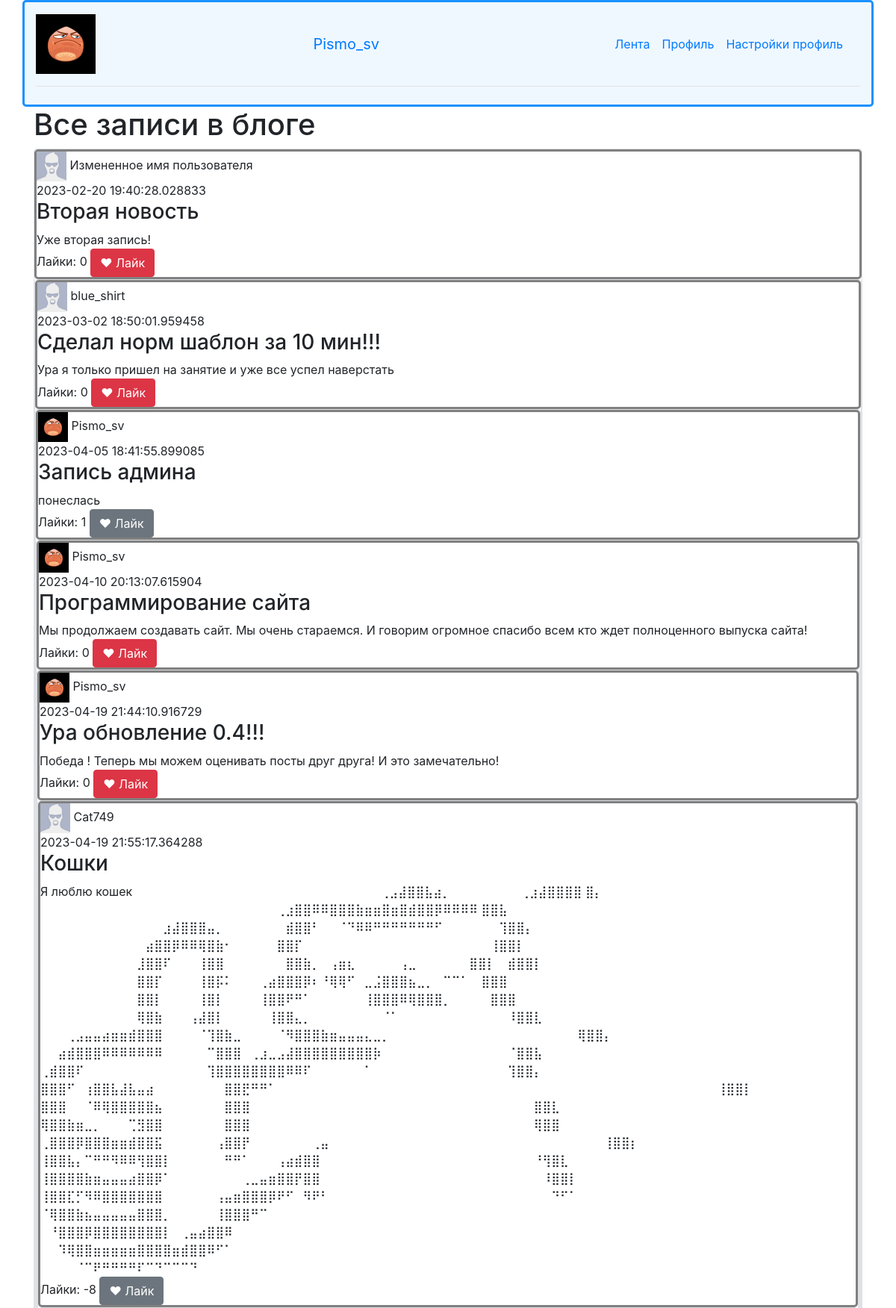
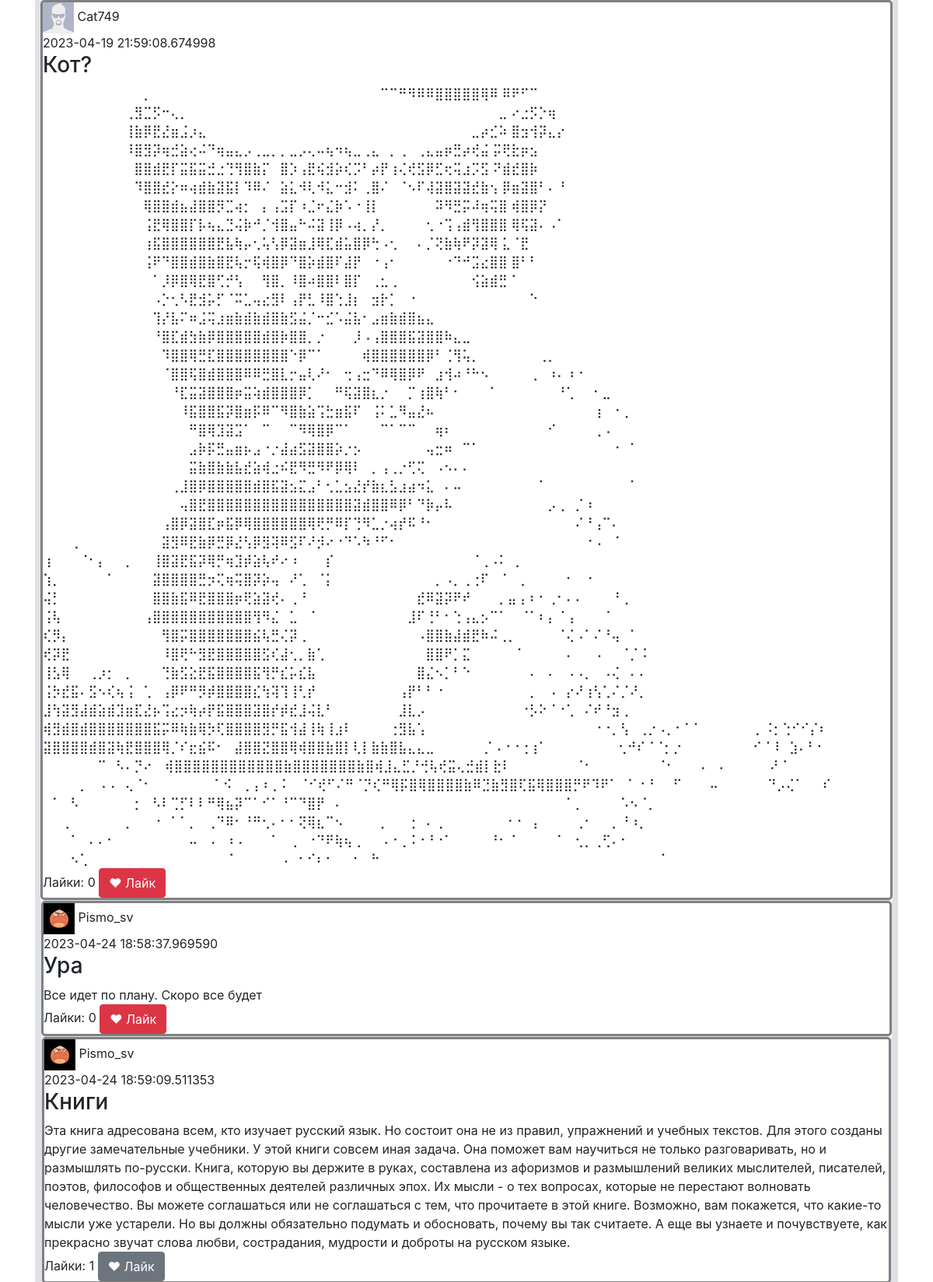
Page / (signed in, upper part) on the committed database (2 pictures, top to bottom).
### data/users.py (models this page shows, shortened)
class User(SqlAlchemyBase, UserMixin):
    __tablename__ = 'users'
    id = sqlalchemy.Column(sqlalchemy.Integer,
                           primary_key=True, autoincrement=True)
    name = sqlalchemy.Column(sqlalchemy.String, nullable=True)
    about = sqlalchemy.Column(sqlalchemy.String, nullable=True)
    email = sqlalchemy.Column(sqlalchemy.String,
                              index=True, unique=True, nullable=True)
    hashed_password = sqlalchemy.Column(sqlalchemy.String, nullable=True)
    created_date = sqlalchemy.Column(sqlalchemy.DateTime,
                                     default=datetime.datetime.now)
    avatar = sqlalchemy.Column(sqlalchemy.String, nullable=True)
    news = orm.relationship("News", back_populates='user')

### data/news.py (models this page shows)
class News(SqlAlchemyBase):
    __tablename__ = 'news'
    id = sqlalchemy.Column(sqlalchemy.Integer,
                           primary_key=True, autoincrement=True)
    title = sqlalchemy.Column(sqlalchemy.String, nullable=True)
    content = sqlalchemy.Column(sqlalchemy.String, nullable=True)
    created_date = sqlalchemy.Column(sqlalchemy.DateTime,
                                     default=datetime.datetime.now)
    is_private = sqlalchemy.Column(sqlalchemy.Boolean, default=True)
    user_id = sqlalchemy.Column(sqlalchemy.Integer,
                                sqlalchemy.ForeignKey("users.id"))
    likes = sqlalchemy.Column(sqlalchemy.Integer, default=0)
    liked_users = sqlalchemy.Column(sqlalchemy.String)
    user = orm.relationship('User')

### main.py (the view)
@app.route("/")
def index():  # главная страница сайта
    db_sess = db_session.create_session()
    if current_user.is_authenticated:
        news = db_sess.query(News).filter(
            (News.user == current_user) | (News.is_private != True))
    else:
        news = db_sess.query(News).filter(News.is_private != True)
    return render_template("index.html", news=news)

### data/db_session.py (called while the page is built)
def create_session() -> Session:
    global __factory
    return __factory()

### main.py (called while the page is built)
@login_manager.user_loader
def load_user(user_id):
    db_sess = db_session.create_session()
    return db_sess.query(User).get(user_id)

### templates/index.html (shortened to what this page needs)
{% extends "base.html" %}
{% block content %}
<h1>Все записи в блоге</h1>
{% for item in news%}
<div class="col-md6 border rounded" >
    <div>
        {% if item.user.avatar == None %}
            <img src="static/empty_avatar.jpg" height="40" width="40">
        {% else %}
            <img src="static/users_files/{{current_user.avatar}}" alt="avatar" height="40" width="40">
        {% endif %}
        <span>{{item.user.name}}<span/><br>
        <span>{{item.created_date}}<span/>
        <h3 id="{{item.id}}">{{item.title}}</h3>
        {{item.content}}
        <br>
        <span >Лайки: {{item.likes}}<span/>
        {% if current_user.is_authenticated %}
            {% if not item.liked_users %}
                <a href="{{ url_for('like', news_id=item.id) }}", class="btn btn-danger">
                ❤ Лайк
                </a>
            {% elif current_user.name not in item.liked_users%}
                <a href="{{ url_for('like', news_id=item.id) }}" class="btn btn-danger">
                ❤ Лайк
                </a>
            {% elif current_user.name in item.liked_users %}
                <a href="{{ url_for('dislike', news_id=item.id) }}" class="btn btn-secondary">
                ❤ Лайк
                </a>
            {% endif %}
        {% endif %}
</div>
{% endfor %}
{% endblock %}

### templates/base.html (shortened to what this page needs)
<!doctype html>
<html lang="en">
<head>
    <link rel="stylesheet"
          href="https://stackpath.bootstrapcdn.com/bootstrap/4.4.1/css/bootstrap.min.css"
>
</head>
<body>
<header>
    <div class="container" style="background-color: #F0F8FF; border:#1891FF solid; ">
        <header class="d-flex flex-wrap align-items-center justify-content-center justify-content-md-between py-3 mb-4 border-bottom">
            {% if current_user.is_authenticated %}
                {% if current_user.avatar == None %}
                    <img src="static/empty_avatar.jpg" height="80" width="80">
                {% else %}
                    <img src="static/users_files/{{current_user.avatar}}" alt="avatar" height="80" width="80">
                {% endif %}
                <a class="navbar-brand" href="/logout">{{ current_user.name }}</a>
            {% endif %}
            <ul class="nav col-12 col-md-auto mb-2 justify-content-center mb-md-0">
            <li><a href="/" class="nav-link px-2 link-secondary">Лента</a></li>
            <li><a href="/profile" class="nav-link px-2">Профиль</a></li>
            <li><a href="/profile_settings" class="nav-link px-2">Настройки профиль</a></li>
        </header>
    </div>
</header>
<main role="main" class="container">
    {% block content %}{% endblock %}
</main>
</body>
</html>

### templates/base.html (style rules this page uses)
body { background: url(https://img.freepik.com/free-photo/white-concrete-wall_53876-92803.jpg?w=1380&t=st=1681221851~exp=1681222451~hmac=b56127937686b29879128f878f829b32c23de93e679daa4056adbcf6740c8b92); background-color: #AAABB8 background-repeat: repeat-x; background-repeat: repeat-y; background-size: 100%; }

### templates/index.html (style rules this page uses)
div { background: white; border: solid gray; border-radius: 5px; }

### rows in the picture
User: avatar (picture), name "Pismo_sv"
News: user.name "Измененное имя пользователя", created_date "2023-02-20 19:40:28.028833", title "Вторая новость", content "Уже вторая запись!", likes "0"
News: user.name "blue_shirt", created_date "2023-03-02 18:50:01.959458", title "Сделал норм шаблон за 10 мин!!!", content "Ура я только пришел на занятие и уже все успел наверстать", likes "0"
News: avatar (picture), user.name "Pismo_sv", created_date "2023-04-05 18:41:55.899085", title "Запись админа", content "понеслась", likes "1"
News: avatar (picture), user.name "Pismo_sv", created_date "2023-04-10 20:13:07.615904", title "Программирование сайта", content "Мы продолжаем создавать сайт. Мы очень стараемся. И говорим огромное спасибо всем кто ждет полноценного выпуска сайта!", likes "0"
News: avatar (picture), user.name "Pismo_sv", created_date "2023-04-19 21:44:10.916729", title "Ура обновление 0.4!!!", content "Победа ! Теперь мы можем оценивать посты друг друга! И это замечательно!", likes "0"
News: user.name "Cat749", created_date "2023-04-19 21:55:17.364288", title "Кошки", content "Я люблю кошек ⠀⠀⠀⠀⠀⠀⠀⠀⠀⠀⠀⠀⠀⠀⠀⠀⠀⠀⠀⠀⠀⠀⠀⠀⠀⠀⠀⠀⢀⣠⣼⣿⣿⣧⣴⡀⠀⠀⠀⠀⠀⠀⠀⠀⢀⣰⣼⣿⣿⣿⣿ ⣿⡄⠀⠀⠀⠀⠀⠀⠀ ⠀⠀⠀⠀⠀⠀⠀⠀⠀⠀⠀⠀⠀⠀⠀⠀⠀⠀⠀⠀⠀⠀⠀⠀⠀⠀⠀⢀⣰⣿⣿⠿⠿⣿⣿⣿⣷⣶⣶⣿⣶⣿⣾⣿⣿⡿⠿⠿⠿⠿ ⣿⣿⣧⠀⠀⠀⠀⠀⠀ ⠀⠀⠀⠀⠀⠀⠀⠀⠀⠀⠀⠀⠀⠀⣰⣼⣿⣿⣿⣤⡀⠀⠀⠀⠀⠀⠀⠀⣾⣿⣿⠃⠀⠀⠈⠙⠿⠿⠛⠛⠛⠛⠛⠛⠛⠋⠀⠀⠀⠀⠀⠀ ⢹⣿⣿⡄⠀⠀⠀⠀ ⠀⠀⠀⠀⠀⠀⠀⠀⠀⠀⠀⠀⣴⣿⣿⡿⠿⠿⢿⣿⣷⠂⠀⠀⠀⠀⠀⣿⣿⡏⠀⠀⠀⠀⠀⠀⠀⠀⠀⠀⠀⠀⠀⠀⠀⠀⠀⠀⠀⠀⠀ ⢸⣿⣿⡇⠀⠀⠀⠀ ⠀⠀⠀⠀⠀⠀⠀⠀⠀⠀⠀⣸⣿⣿⠏⠀⠀⠀⢸⣿⣿⠀⠀⠀⠀⠀⠀⠀⣿⣿⣷⡀⠀⢠⣶⣆⠀⠀⠀⠀⠀⢠⣀⠀⠀⠀⠀⠀⠀⣿⣿⡇⠀ ⣾⣿⣿⡇⠀⠀⠀⠀ ⠀⠀⠀⠀⠀⠀⠀⠀⠀⠀⠀⣿⣿⡏⠀⠀⠀⠀⢸⣿⡯⠅⠀⠀⠀⢀⣴⣿⣿⣿⡿⠆⠘⢿⢿⠋⠀⣀⣨⣿⣿⣿⣦⣀⡀⠀⠉⠉⠁⠀ ⣿⣿⣿⠀⠀⠀⠀⠀⠀ ⠀⠀⠀⠀⠀⠀⠀⠀⠀⠀⠀⣿⣿⡇⠀⠀⠀⠀⢸⣿⡇⠀⠀⠀⠀⢸⣿⣿⠟⠛⠁⠀⠀⠀⠀⠀⠀⢸⣿⣿⣿⠿⢿⣿⣿⣿⡀⠀⠀⠀⠀ ⣿⣿⣿⠀⠀⠀⠀⠀⠀ ⠀⠀⠀⠀⠀⠀⠀⠀⠀⠀⠀⢿⣿⣷⠀⠀⠀⢠⣼⣿⡇⠀⠀⠀⠀⠀⢸⣿⣿⣄⡀⠀⠀⠀⠀⠀⠀⠀⠀⠈⠁⠀⠀⠀⠀⠀⠀⠀⠀⠀⠀⠀⠀ ⠸⣿⣿⣇⠀⠀⠀⠀ ⠀⠀⠀⢀⣠⣤⣤⣴⣶⣶⣾⣿⣿⣿⠀⠀⠀⠀⠈⢹⣿⣷⣀⠀⠀⠀⠀⠈⠻⣿⣿⣿⣷⣶⣤⣤⣤⣄⣀⡀⠀⠀⠀⠀⠀⠀⠀⠀⠀⠀⠀⠀⠀⠀⠀⠀⠀⠀⠀⠀ ⠀⢿⣿⣿⡄⠀⠀⠀ ⠀⠀⣴⣾⣿⣿⣿⠿⠿⠿⠿⠿⠿⠿⠀⠀⠀⠀⠀⠉⣿⣿⣿⠀⢀⣰⣀⣠⣼⣿⣿⣿⣿⣿⣿⣿⣿⣿⡷⠀⠀⠀⠀⠀⠀⠀⠀⠀⠀⠀⠀⠀ ⠀⠈⣿⣿⣧⠀⠀⠀ ⢀⣾⣿⣿⠏⠀⠀⠀⠀⠀⠀⠀⠀⠀⠀⠀⠀⠀⠀⢹⣿⣿⣿⣿⣿⣿⣿⣿⠿⠿⠏⠀⠀⠀⠀⠀⠀⠁⠀⠀⠀⠀⠀⠀⠀⠀⠀⠀⠀⠀⠀…", likes "-8"
News: user.name "Cat749", created_date "2023-04-19 21:59:08.674998", title "Кот?", content "⠀⠀⠀⠀⠀⠀⠀⠀⠀⠀⠀⡀⠀⠀⠀⠀⠀⠀⠀⠀⠀⠀⠀⠀⠀⠀⠀⠀⠀⠀⠀⠀⠀⠀⠀⠀⠀⠉⠉⠛⠻⠿⠿⣿⣿⣿⣿⣿⢿⠿ ⠿⠟⠋⠉⠀⠀⠀⠀⠀⠀⠀⠀⠀⠀⠀ ⠀⠀⠀⠀⠀⠀⠀⠀⠀⢀⣻⣉⡫⠒⢄⡀⠀⠀⠀⠀⠀⠀⠀⠀⠀⠀⠀⠀⠀⠀⠀⠀⠀⠀⠀⠀⠀⠀⠀⠀⠀⠀⠀⠀⠀⠀⠀⠀⠀⠀⣀ ⠔⣐⡫⡑⢶⠀⠀⠀⠀⠀⠀⠀⠀⠀ ⠀⠀⠀⠀⠀⠀⠀⠀⠀⢸⣷⡿⣟⣜⣶⣨⡰⣄⠀⠀⠀⠀⠀⠀⠀⠀⠀⠀⠀⠀⠀⠀⠀⠀⠀⠀⠀⠀⠀⠀⠀⠀⠀⠀⠀⠀⠀⣀⡴⣊⠵ ⣿⣲⢺⡽⣄⡔⠀⠀⠀⠀⠀⠀⠀⠀ ⠀⠀⠀⠀⠀⠀⠀⠀⠀⠸⣿⣻⡽⢶⣚⣵⢔⠬⠙⢶⣤⣄⡠⢀⣀⡀⡀⣀⡠⢄⠤⢦⠲⢦⣀⢀⣄⠀⡀⢀⠀⢀⣄⣤⡶⣛⡴⢞⣬ ⡭⢟⣗⡶⣢⠀⠀⠀⠀⠀⠀⠀⠀⠀ ⠀⠀⠀⠀⠀⠀⠀⠀⠀⠀⣿⣿⣾⣟⡏⣭⣯⣭⣚⣐⢙⢻⣿⣷⡍⠀⣿⡱⢠⣟⢮⣺⡵⢎⡩⠃⡴⡟⢰⢌⢞⣫⡿⣋⢖⢭⣰⡩⣫ ⠝⣾⣞⣿⡷⠀⠀⠀⠀⠀⠀⠀⠀⠀ ⠀⠀⠀⠀⠀⠀⠀⠀⠀⠀⠹⣿⣿⣞⡕⠶⢴⣾⣷⣽⣯⡇⠹⠿⠌⠀⣵⣅⠺⢇⠺⣅⠒⣺⠅⢀⣿⠌⠀⠈⠢⠏⢼⣽⣿⣽⣽⣞⣷⢢ ⡿⣶⣽⣿⠃⠄⠘⠀⠀⠀⠀⠀⠀⠀ ⠀⠀⠀⠀⠀⠀⠀⠀⠀⠀⠀⢿⣿⣿⣾⣦⣼⣿⣿⡻⣉⢴⡂⠀⡄⢠⣩⡏⠰⣈⠖⣌⡷⠡⠐⢸⡇⠀⠀⠀⠀⠀⠀⠽⠻⣛⡭⠼⢶⢭⣿ ⢾⣿⡿⡝⠀⠀⠀⠀⠀⠀⠀⠀⠀⠀⠀ ⠀⠀⠀⠀⠀⠀⠀⠀⠀⠀⠀⢨⣟⢿⣿⣿⡏⡧⢦⣄⣙⢬⡷⠚⡈⢺⣿⣤⠓⠬⣽⢸⡿⠠⢴⡀⡜⡀⠀⠀⠀⠀⢂⠐⢩⢠⣾⢻⣿⣿⣿ ⢿⢯⣽⠄⠠⠁⠀⠀⠀⠀⠀⠀⠀⠀ ⠀⠀⠀⠀⠀⠀⠀⠀⠀⠀⠀⢰⣯⣿⣿⣿⣿⣿⣿⣟⣧⢷⡤⢂⢥⢣⡿⣽⣶⣸⢿⣏⣾⣥⣿⡿⢓⠠⢂⠀⠀⠄⡈⢝⣷⢷⠟⡽⣽⢿ ⣅⠈⣟⠀⠀⠀⠀⠀⠀⠀⠀⠀⠀⠀⠀ ⠀⠀⠀⠀⠀⠀⠀⠀⠀⠀⠀⢨⠟⠙⣿⣿⣾⣿⣷⣿⣟⢧⡒⢯⢾⣿⡿⠙⣿⡵⣾⣿⠏⣼⡟⠀⠐⢠⠂⠀⠀⠀⠀⠀⠐⠙⠚⣩⣔⣿⣿ ⣿⠃⠃⠀⠀⠀⠀⠀⠀⠀⠀⠀⠀⠀⠀…", likes "0"
News: avatar (picture), user.name "Pismo_sv", created_date "2023-04-24 18:58:37.969590", title "Ура", content "Все идет по плану. Скоро все будет", likes "0"
News: avatar (picture), user.name "Pismo_sv", created_date "2023-04-24 18:59:09.511353", title "Книги", content "Эта книга адресована всем, кто изучает русский язык. Но состоит она не из правил, упражнений и учебных текстов. Для этого созданы другие замечательные учебники. У этой книги совсем иная задача. Она поможет вам научиться не только разговаривать, но и размышлять по-русски. Книга, которую вы держите в руках, составлена из афоризмов и размышлений великих мыслителей, писателей, поэтов, философов и общественных деятелей различных эпох. Их мысли - о тех вопросах, которые не перестают волновать человечество. Вы можете соглашаться или не соглашаться с тем, что прочитаете в этой книге. Возможно, вам покажется, что какие-то мысли уже устарели. Но вы должны обязательно подумать и обосновать, почему вы…", likes "1"
